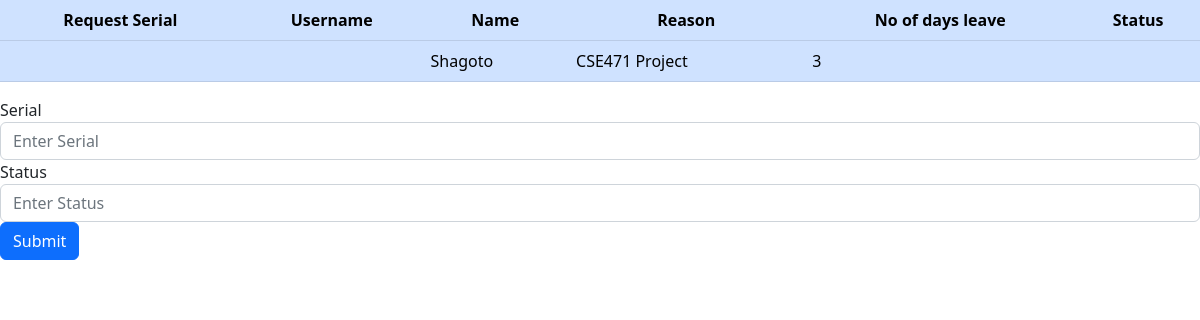
Page /admin_manage_leave.php on the earlier database version.
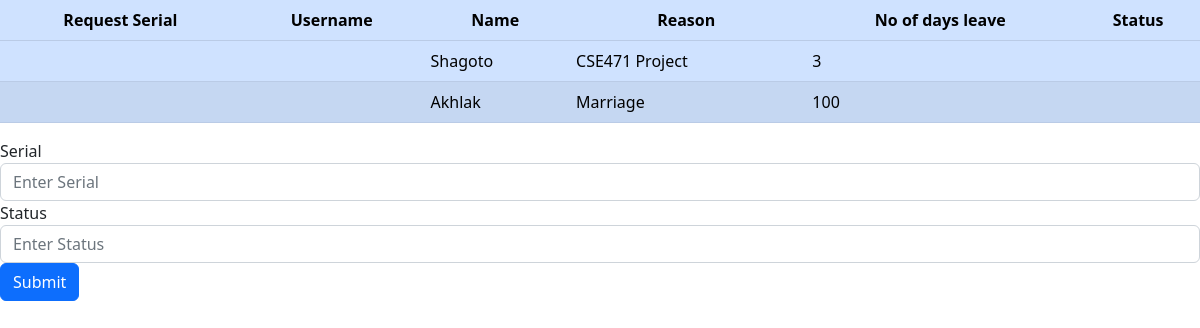
Same page on the later database version.
### tables this page shows
CREATE TABLE `leave_request` (
  `emp_sl` int(11) NOT NULL,
  `emp_name` varchar(100) NOT NULL,
  `no_of_days_requested` int(11) NOT NULL,
  `reason` varchar(100) NOT NULL,
  `status` varchar(100) DEFAULT NULL
);

### admin_manage_leave.php (the view, shortened to what this page needs)
<?php
	include "dbconnection.php";
 ?>
 <!DOCTYPE html>
<html lang="en">
  <head>
    <link href="https://cdn.jsdelivr.net/npm/bootstrap@5.2.3/dist/css/bootstrap.min.css" rel="stylesheet">
  </head>
  <body>
<table class="table table-striped table-primary" >
            <thead>
            <tr >
            <th scope="col " class="text-center">Request Serial</th>
              <th scope="col " class="text-center">Username</th>
              <th scope="col " class="text-center">Name</th>
              <th scope="col " class="text-center">Reason</th>
              <th scope="col " class="text-center">No of days leave</th>
              <th scope="col " class="text-center">Status</th>
            </tr>
          </thead>
          <tbody>
            <tr class="td-text text-center">
              <?php
								$sql= "SELECT req_sl,username,emp_name,reason,no_of_days_requested,status  FROM leave_request where status is NULL";
								$res=mysqli_query($db, $sql);
								while ($row= mysqli_fetch_assoc($res)){
									echo "<tr><td>{$row["req_sl"]}</td><td>{$row["username"]}</td><td>{$row["emp_name"]}</td><td>{$row["reason"]}</td><td>{$row["no_of_days_requested"]}</td><td>{$row["status"]}</td></tr>";
								}
								echo "</table>";
              ?>
<form method="POST">
    <div class="form-group">
        <label for="exampleInputEmail1">Serial</label>
        <input type="text" name="serial" class="form-control" id="exampleInputEmail1" aria-describedby="emailHelp" placeholder="Enter Serial">
    </div>
    <div class="form-group">
        <label for="exampleInputPassword1">Status</label>
        <input type="text" name="status" class="form-control" id="exampleInputPassword1" placeholder="Enter Status">
    </div>
    <button type="submit" name="submit" class="btn btn-primary">Submit</button>
</form>
  </body>
</html>

Differences in the rows shown:
added leave_request: emp_name "Akhlak", reason "Marriage", no_of_days_requested "100"
